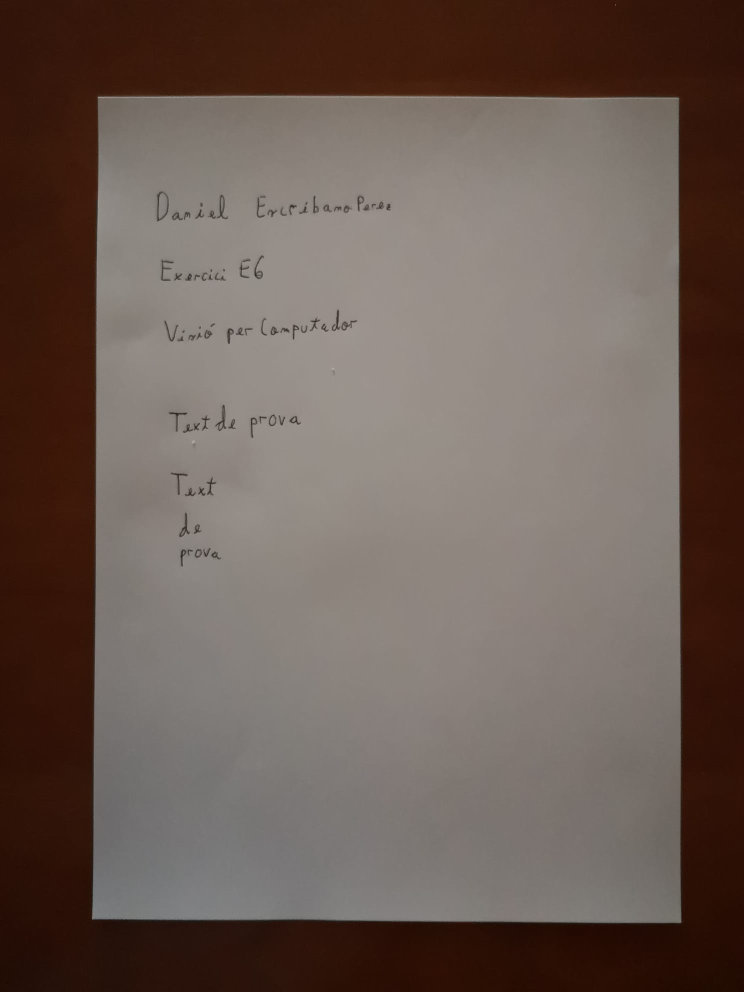
%> input picture Labs/E6/E6 code/DN2.jpg, 1488 x 1984 px (shown at 1/2 size)
$ octave ExerciciE6.m   (GNU Octave 9; MATLAB toolbox functions it lacks are replaced by stand-ins)
%> lines starting %> are read from the running program, lines starting %| are printed output that depends on the picture; in (x1, y1, x2, y2) boxes, pixels count from 0 and x2, y2 are one past the last pixel; in counts of white or black regions, pixels touching at a corner belong together; the program's own positions count from 1
### Labs/E6/E6 code/globalBinE6.m
function [llindar] = globalBinE6(I,perc)

h = imhist(I);
chist = cumsum(h);
totalPixels = chist(end);

chistU = chist > (totalPixels - totalPixels*perc);
llindar = find(chistU,1); %per sota d'aquest valor hi ha el 1-perc de píxels, per sobre perc
end

### Labs/E6/E6 code/ExerciciE6.m
I = rgb2gray(imread('DN2.jpg'));
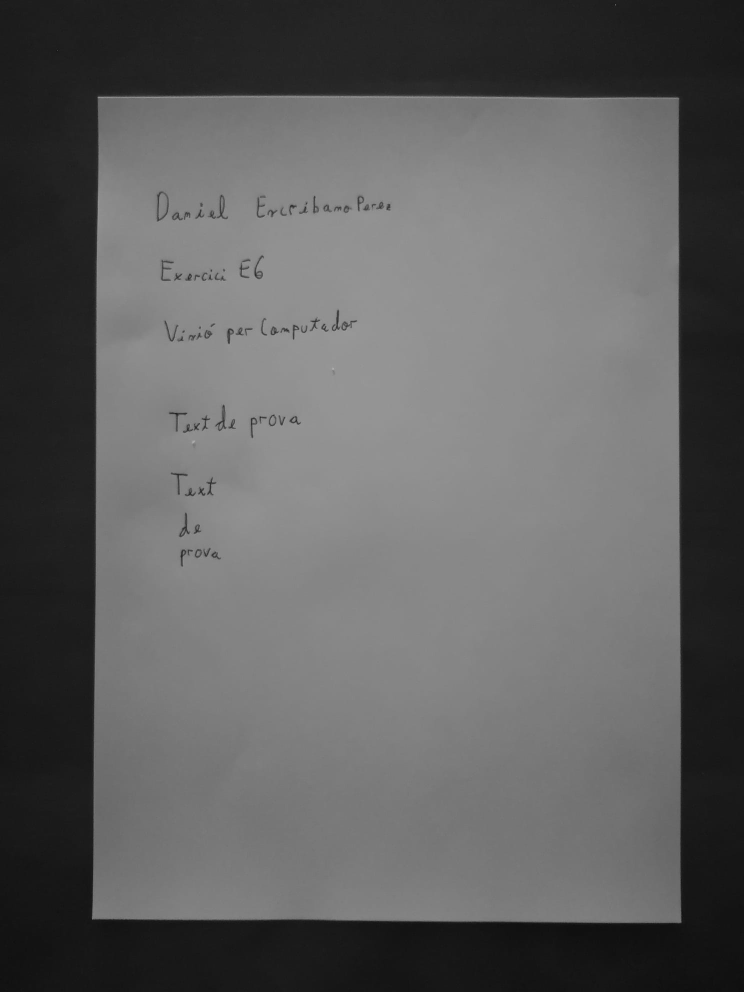
%> I: size 1984x1488 uint8 (shown at 1/2 size); min 7, max 182, mean 95
% imshow(I)

perc = 0.649; % millor valor. Amb 0.8 dona un resultat raro.
llindar = globalBinE6(I,perc); %per sota d'aquest valor hi ha el 1-perc de píxels, per sobre perc
%> in globalBinE6, `h = imhist(I);`: h = 256 values, max 98646 at index 32, min 0 at index 1, mean 11532
%> in globalBinE6, `chist = cumsum(h);`: chist = 256 values from 0 to 2952192
%> in globalBinE6, `totalPixels = chist(end);`: totalPixels = 2952192
%> in globalBinE6, `chistU = chist > (totalPixels - totalPixels*perc);`: chistU = 256 logical values, 161 true
%> in globalBinE6, `llindar = find(chistU,1); %per sota d'aquest valor hi ha el 1-perc de ..`: llindar = 96
%> llindar = 96
BW = I > llindar;
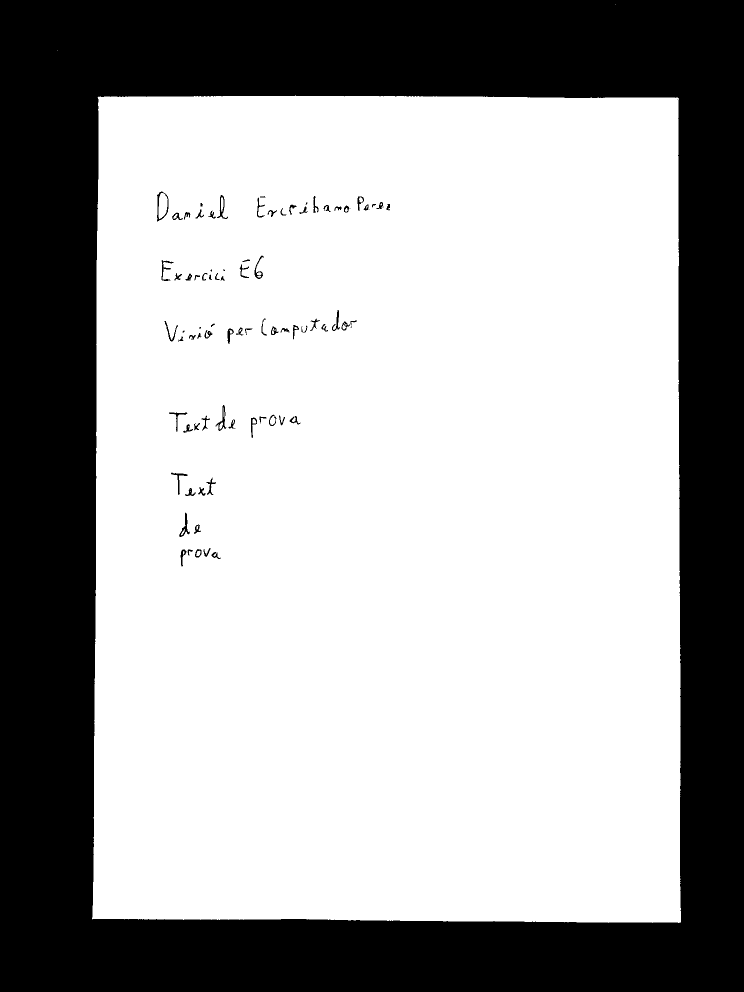
%> BW: size 1984x1488 logical (shown at 1/2 size); 64.9% white; 87 black regions (12 under 20 px)
%  imshow(BW)

CC = bwconncomp(BW);
%> CC = 29 connected components
R = regionprops(CC, 'BoundingBox', 'Area'); % ho faig servir per agafar les dimensions del full
%> R = 29 regions; largest, box (x1, y1, x2, y2) and Area: (184, 191, 1362, 1846) 1914069, (317, 386, 336, 438) 733, (442, 394, 447, 424) 121, (392, 1101, 401, 1112) 69, (438, 845, 446, 859) 67

J = imcrop(BW, [184 191 1178 1655]); %extret de R
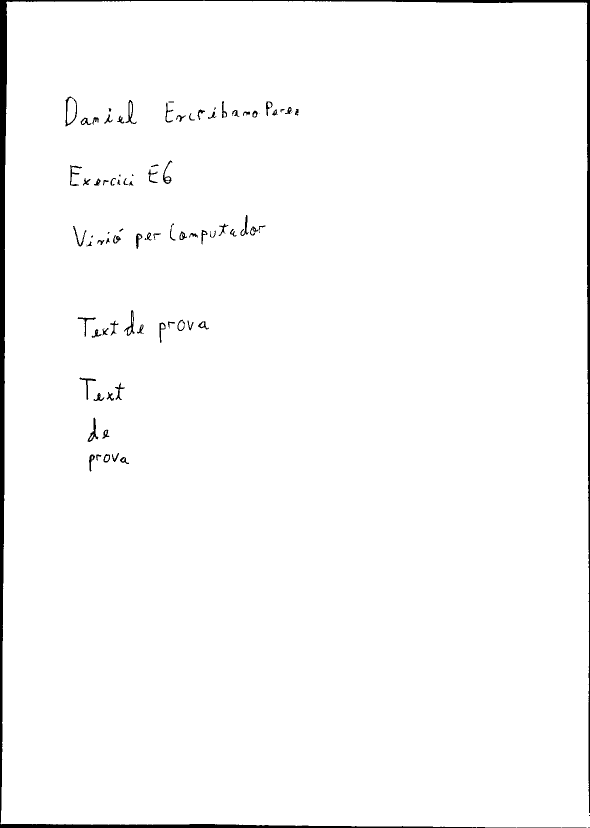
%> J: size 1656x1179 logical (shown at 1/2 size); 98.1% white; 91 black regions (14 under 20 px), largest, box (x1, y1, x2, y2) and area: (0, 0, 1179, 1656) 28633, (131, 193, 154, 253) 332, (175, 835, 197, 884) 292
% imshow(J);

%> (the run ends here)
